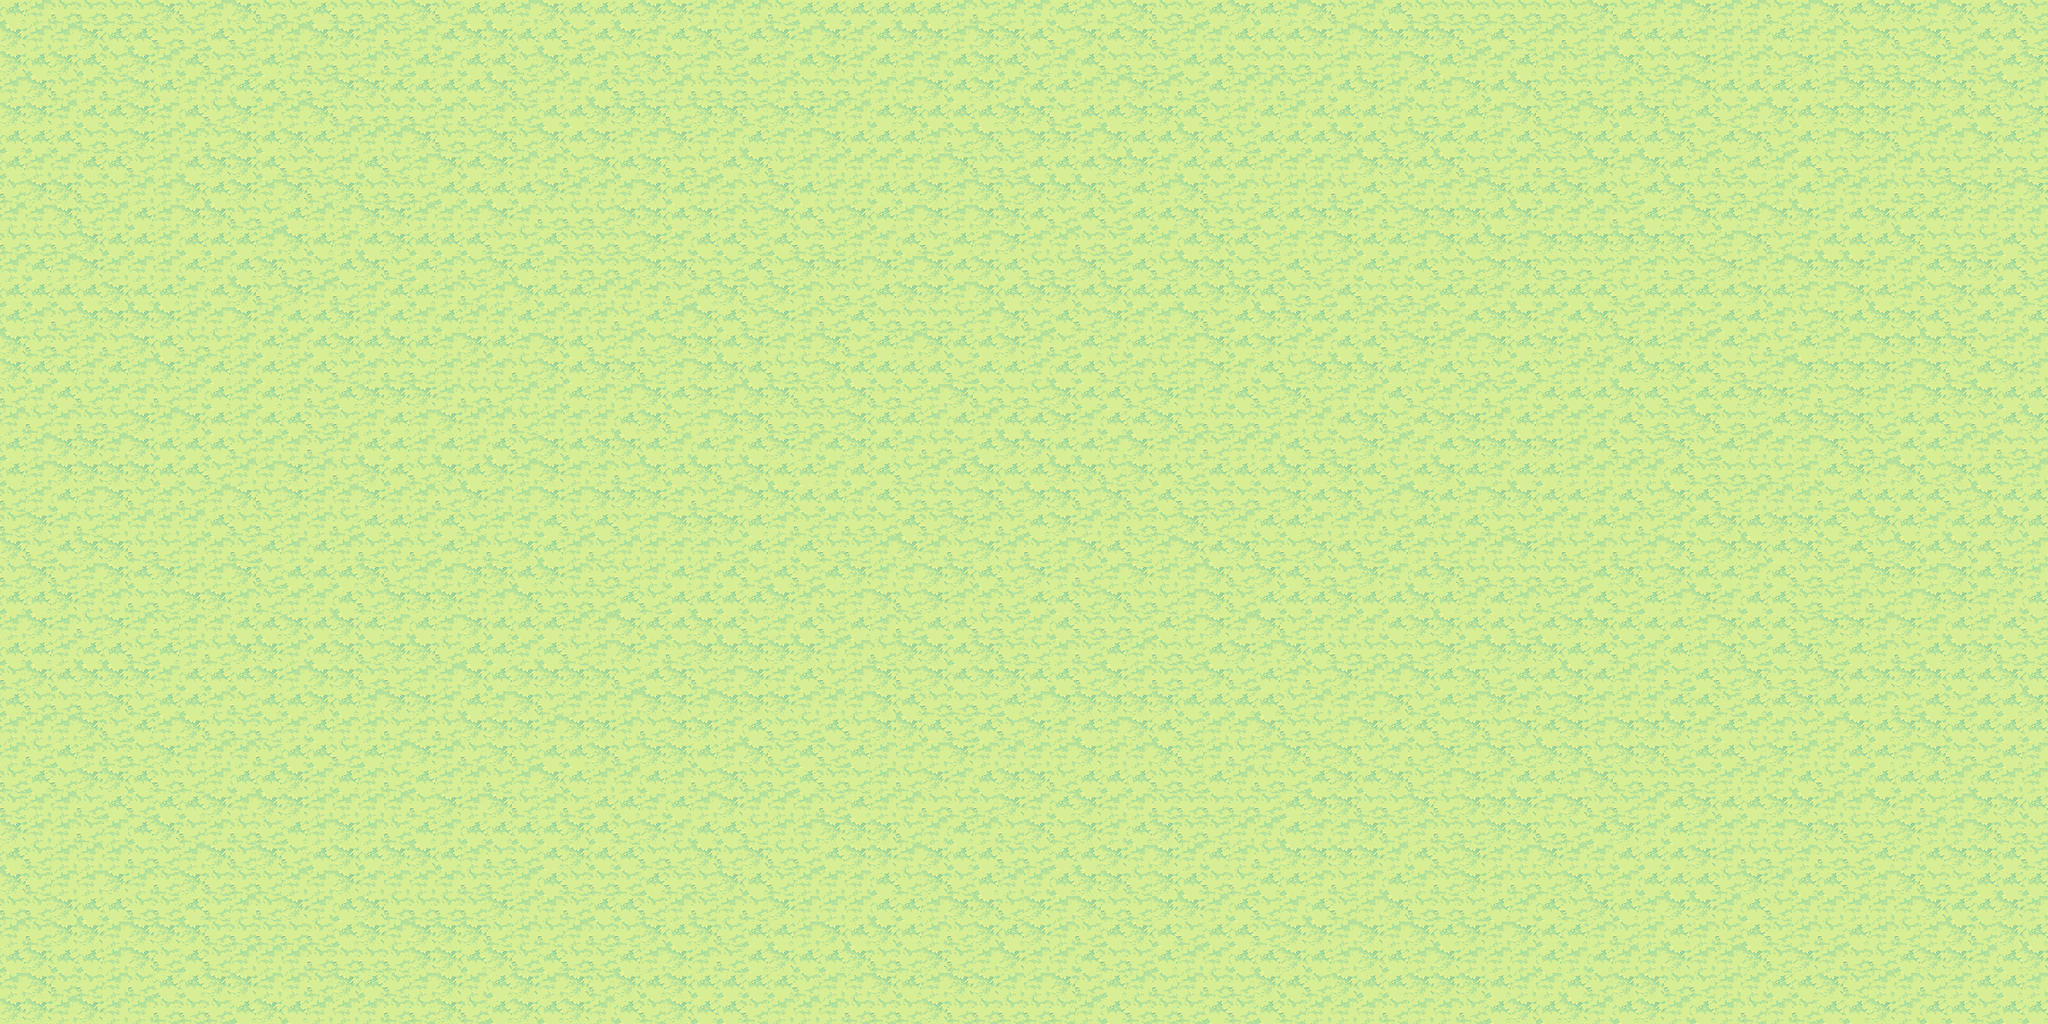

The image is a tile-based game level rendered from a .tmx file. Its description and source (layers, tilesets, objects; grid data summarised) follow:
An orthogonal 80x40 tile map with 32x32 px tiles, 1 tile layer (Tile Layer 1), 2 tilesets.

<map version="1.0" orientation="orthogonal" renderorder="right-down" width="80" height="40" tilewidth="32" tileheight="32" nextobjectid="1">
 <tileset firstgid="1" name="graphics-tiles-waterflow" tilewidth="32" tileheight="32" tilecount="81" columns="9">
  <image source="Tilesets/waterflow.png" width="319" height="293" />
 </tileset>
 <tileset firstgid="82" name="ground_tiles" tilewidth="32" tileheight="32" tilecount="441" columns="21">
  <image source="Tilesets/ground_tiles.png" width="672" height="701" />
 </tileset>
 <layer name="Tile Layer 1" width="80" height="40">
  <data>[3200 cells, 3200 non-empty, 4 distinct tile ids]</data>
 </layer>
</map>
